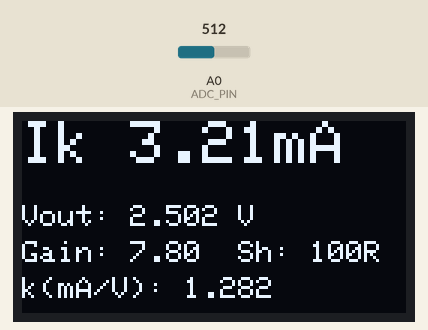
The sketch below on a simulated Arduino Uno, built with avr-gcc and run on an emulated ATmega328P. Parts: 128×64 one-colour display. The test bench sets the inputs (shaded band); at power-on: A0 (ADC_PIN) = 512. What the sketch prints to the serial monitor is not drawn.

Above: at 2.1 s.
2.2 s: A0 (ADC_PIN) set to 716
At 2.47 s:
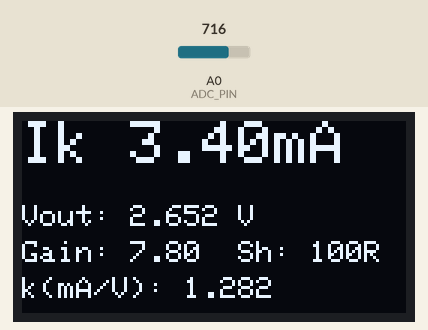
4.5 s: A0 (ADC_PIN) set to 900
At 4.83 s:
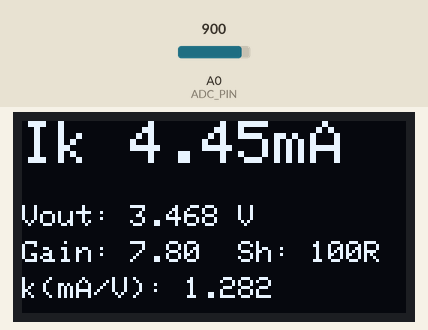
6.2 s: A0 (ADC_PIN) set to 1023
At 6.47 s:
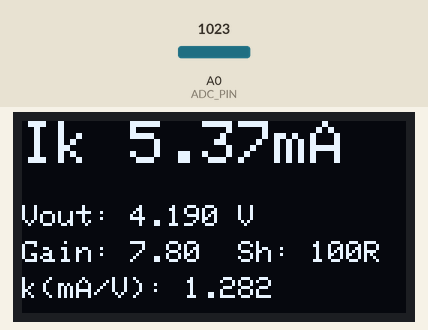
Timing chart, 0 to 9.2 s (numbered marks = the images above; inputs shaded):
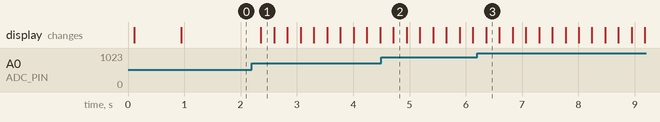

Measured:
- after the input at 2.2 s, the display: changes after 0.16 s (image 1)

The sketch:

shuntmeasure.ino
```cpp
/*
  ECC83 katodstrommatare med 100 ohm shunt + MCP6002 (gain ~7.8)
  Visar Ik (mA) pa 0.96" OLED 128x64 (SSD1306 I2C) och pa Serial.

  Hardware (som ditt schema):
  - Shunt: 100 ohm i katodreturen (low-side)
  - Op-amp: MCP6002, icke-inverterande
      Rg = 10k till GND
      Rf = 68k fran OUT till -IN
      Gain = 1 + 68k/10k = 7.8
  - Op-amp OUT -> 1k -> Arduino A0
  - A0 -> 100nF -> GND
  - OLED I2C: SDA=A4, SCL=A5 (UNO/NANO)
*/

#include <Wire.h>
#include <Adafruit_GFX.h>
#include <Adafruit_SSD1306.h>

#define SCREEN_WIDTH 128
#define SCREEN_HEIGHT 64

// Vanlig adress: 0x3C. Om inget syns: prova 0x3D.
#define OLED_ADDR 0x3C

Adafruit_SSD1306 display(SCREEN_WIDTH, SCREEN_HEIGHT, &Wire, -1);

// ----- Konstanter for omrakning -----
const int   ADC_PIN = A0;
const float VREF    = 5.0f;          // Arduino Nano DEFAULT referens ~5V
const float ADC_MAX = 1023.0f;

// Gain = 1 + Rf/Rg = 1 + 68k/10k = 7.8
const float GAIN = 7.8f;
// Shunt = 100 ohm
const float RSHUNT = 100.0f;

// Ik(mA) = Vout / (GAIN * RSHUNT) * 1000
const float K_MA_PER_V = (1000.0f / (GAIN * RSHUNT)); // ~1.2820513

// ----- Enkel filtrering -----
float ema = 0.0f;                 // exponential moving average pa Vout
const float EMA_ALPHA = 0.15f;    // 0..1 (hogre = snabbare, lagre = lugnare)

float readVout() {
  int adc = analogRead(ADC_PIN);
  return adc * (VREF / ADC_MAX);
}

void oledSplash() {
  display.clearDisplay();
  display.setTextColor(SSD1306_WHITE);
  display.setTextSize(1);
  display.setCursor(0, 0);
  display.println("ECC83 shunt meter");
  display.println("Shunt: 100 ohm");
  display.print("Gain: ");
  display.println(GAIN, 2);
  display.print("k(mA/V): ");
  display.println(K_MA_PER_V, 3);
  display.display();
  delay(800);
}

void setup() {
  Serial.begin(115200);
  delay(50);

  Wire.begin();

  if (!display.begin(SSD1306_SWITCHCAPVCC, OLED_ADDR)) {
    // Om OLED inte hittas: stanna och skriv i Serial
    Serial.println("OLED init misslyckades. Prova annan adress (0x3C/0x3D) eller I2C-kablage.");
    while (1) { delay(10); }
  }

  oledSplash();

  // Initiera EMA med en forsta lasning
  float v0 = readVout();
  ema = v0;
}

void loop() {
  // 1) Las Vout
  float vout = readVout();

  // 2) Filtrera (EMA)
  ema = EMA_ALPHA * vout + (1.0f - EMA_ALPHA) * ema;

  // 3) Rakna strom
  float ik_mA = ema * K_MA_PER_V;

  // ----- Serial -----
  Serial.print("Vout=");
  Serial.print(ema, 3);
  Serial.print(" V  Ik=");
  Serial.print(ik_mA, 3);
  Serial.println(" mA");

  // ----- OLED -----
  display.clearDisplay();
  display.setTextColor(SSD1306_WHITE);

  // Stor rad med strom
  display.setTextSize(2);
  display.setCursor(0, 0);
  display.print("Ik ");
  display.print(ik_mA, 2);
  display.print("mA");

  // Mindre felsokningsrader
  display.setTextSize(1);
  display.setCursor(0, 28);
  display.print("Vout: ");
  display.print(ema, 3);
  display.println(" V");

  display.setCursor(0, 40);
  display.print("Gain: ");
  display.print(GAIN, 2);
  display.print("  Sh: ");
  display.print(RSHUNT, 0);
  display.println("R");

  display.setCursor(0, 52);
  display.print("k(mA/V): ");
  display.print(K_MA_PER_V, 3);

  display.display();

  delay(200);
}
```
